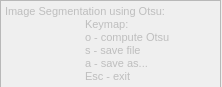
<?xml version="1.0" encoding="UTF-8"?>
<ui version="4.0">
 <class>otsuOptions</class>
 <widget class="QWidget" name="otsuOptions">
  <property name="geometry">
   <rect>
    <x>0</x>
    <y>0</y>
    <width>222</width>
    <height>87</height>
   </rect>
  </property>
  <property name="windowTitle">
   <string>Otsu Segmentation</string>
  </property>
  <property name="windowIcon">
   <iconset>
    <normaloff>../icons/Bad-Blood-Yolks-Yuush.ico</normaloff>../icons/Bad-Blood-Yolks-Yuush.ico</iconset>
  </property>
  <widget class="QTextEdit" name="textEdit">
   <property name="enabled">
    <bool>false</bool>
   </property>
   <property name="geometry">
    <rect>
     <x>0</x>
     <y>0</y>
     <width>221</width>
     <height>91</height>
    </rect>
   </property>
   <property name="minimumSize">
    <size>
     <width>221</width>
     <height>91</height>
    </size>
   </property>
   <property name="maximumSize">
    <size>
     <width>221</width>
     <height>91</height>
    </size>
   </property>
   <property name="html">
    <string>&lt;!DOCTYPE HTML PUBLIC &quot;-//W3C//DTD HTML 4.0//EN&quot; &quot;http://www.w3.org/TR/REC-html40/strict.dtd&quot;&gt;
&lt;html&gt;&lt;head&gt;&lt;meta name=&quot;qrichtext&quot; content=&quot;1&quot; /&gt;&lt;style type=&quot;text/css&quot;&gt;
p, li { white-space: pre-wrap; }
&lt;/style&gt;&lt;/head&gt;&lt;body style=&quot; font-family:'MS Shell Dlg 2'; font-size:8.25pt; font-weight:400; font-style:normal;&quot;&gt;
&lt;p style=&quot; margin-top:0px; margin-bottom:0px; margin-left:0px; margin-right:0px; -qt-block-indent:0; text-indent:0px;&quot;&gt;&lt;span style=&quot; font-size:8pt;&quot;&gt;Image Segmentation using Otsu:&lt;/span&gt;&lt;/p&gt;
&lt;p style=&quot; margin-top:0px; margin-bottom:0px; margin-left:0px; margin-right:0px; -qt-block-indent:0; text-indent:0px;&quot;&gt;&lt;span style=&quot; font-size:8pt;&quot;&gt;	Keymap:&lt;/span&gt;&lt;/p&gt;
&lt;p style=&quot; margin-top:0px; margin-bottom:0px; margin-left:0px; margin-right:0px; -qt-block-indent:0; text-indent:0px;&quot;&gt;&lt;span style=&quot; font-size:8pt;&quot;&gt;	o - compute Otsu&lt;/span&gt;&lt;/p&gt;
&lt;p style=&quot; margin-top:0px; margin-bottom:0px; margin-left:0px; margin-right:0px; -qt-block-indent:0; text-indent:0px;&quot;&gt;&lt;span style=&quot; font-size:8pt;&quot;&gt;	s - save file&lt;/span&gt;&lt;/p&gt;
&lt;p style=&quot; margin-top:0px; margin-bottom:0px; margin-left:0px; margin-right:0px; -qt-block-indent:0; text-indent:0px;&quot;&gt;&lt;span style=&quot; font-size:8pt;&quot;&gt;	a - save as...&lt;/span&gt;&lt;/p&gt;
&lt;p style=&quot; margin-top:0px; margin-bottom:0px; margin-left:0px; margin-right:0px; -qt-block-indent:0; text-indent:0px;&quot;&gt;&lt;span style=&quot; font-size:8pt;&quot;&gt;	Esc - exit&lt;/span&gt;&lt;/p&gt;&lt;/body&gt;&lt;/html&gt;</string>
   </property>
  </widget>
 </widget>
 <resources/>
 <connections/>
</ui>
